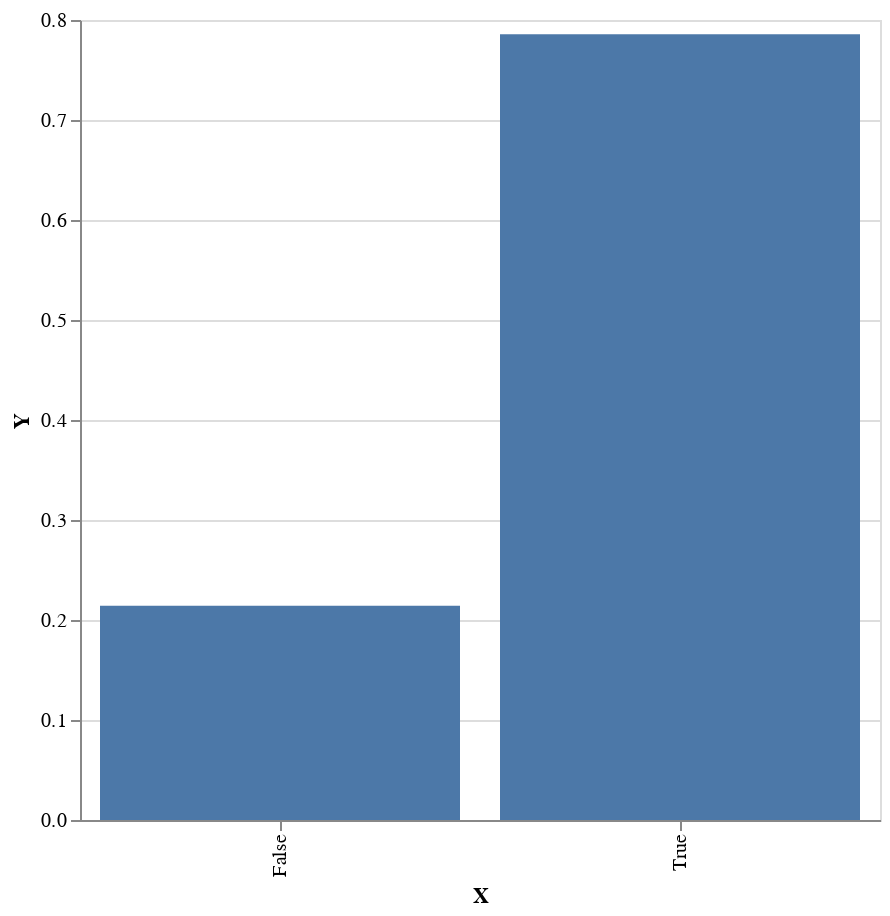

The notebook cell this image was saved under:
### Code cell
sampler $ 
    plot . fmap (bimap (T.pack . show) (ln . exp)) . toEmpiricalWeighted <$> 
    replicateM 1000 (weighted $ posterior model observations2)

### Figure 1 — Vega-Lite specification as saved in the notebook (floating-point values rounded to 4 significant figures)
{"$schema": "https://vega.github.io/schema/vega-lite/v4.json", "data": {"values": [{"X": "True", "Y": 0.7858}, {"X": "False", "Y": 0.2142}]}, "encoding": {"x": {"field": "X", "type": "nominal"}, "y": {"field": "Y", "type": "quantitative"}}, "height": 400, "mark": "bar", "width": 400}
